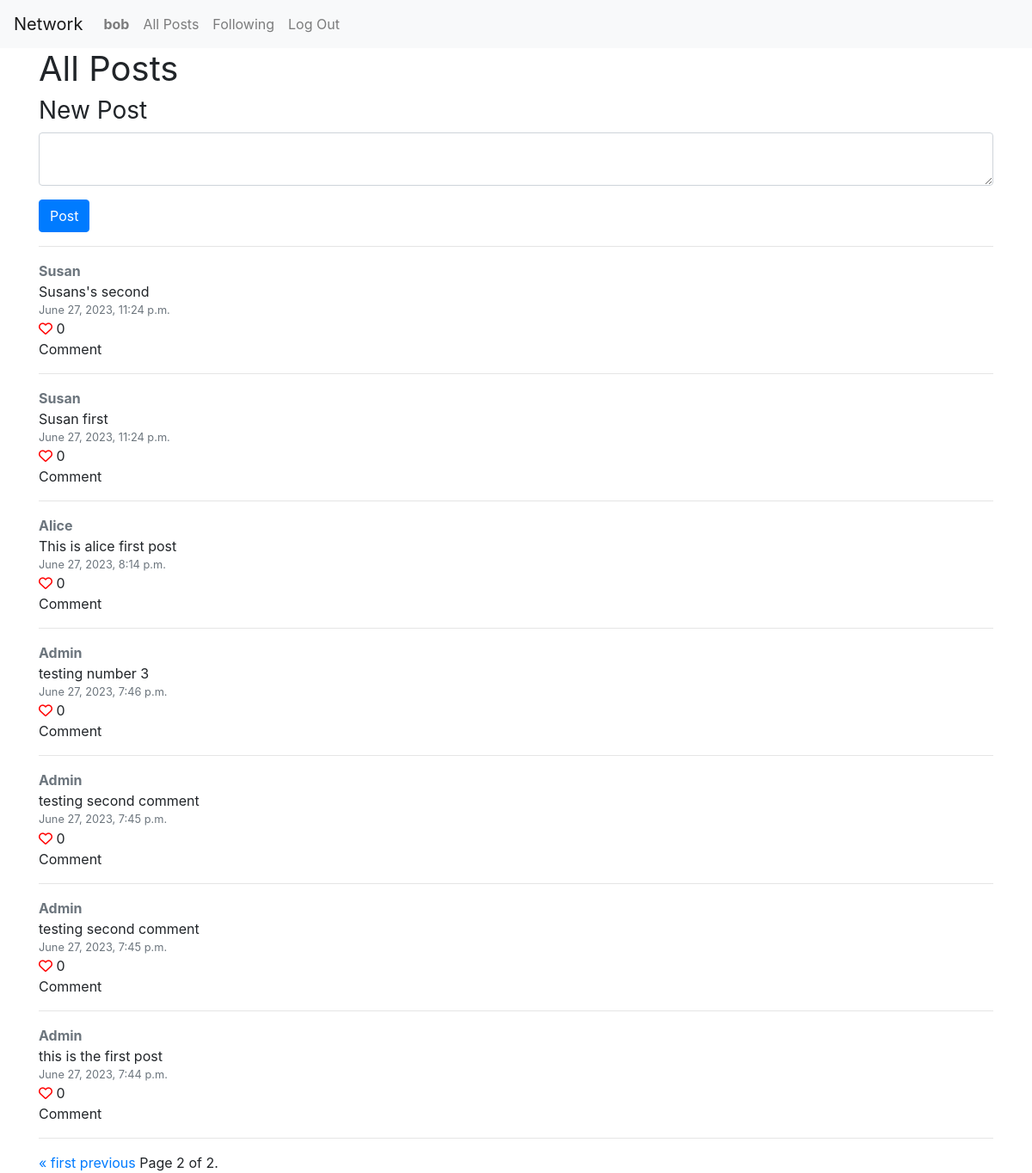
Screenshot of /?page=2 (signed in) with the database file from the repository.
### network/models.py (models this page shows, shortened)
class User(AbstractUser):
    pass

class Post(models.Model):
    content = models.TextField(verbose_name='')
    user = models.ForeignKey(User, on_delete=models.CASCADE)
    comment = models.ForeignKey(Comment, on_delete=models.CASCADE, blank=True, null=True)
    pub_date = models.DateTimeField(auto_now_add=True)
    likes = models.ManyToManyField(User, related_name="post_like", blank=True)
    class Meta:
        ordering = ["-pub_date"]

### network/views.py (the view, shortened to what this page needs)
# urls.py: path("", views.index, name="index"),
def index(request):
    form = PostForm()
    posts = Post.objects.order_by('-pub_date')
    preview_list = posts[:5]
    paginator = Paginator(posts, 10)
    page_number = request.GET.get("page")
    page_obj = paginator.get_page(page_number)
    return render(request, "network/index.html", {'form': form, 'preview_list': preview_list, 'page_obj': page_obj})

### network/forms.py
class PostForm(forms.ModelForm):
    class Meta:
        model = Post
        fields = ['content' ]
        widgets = {
            'content' : forms.Textarea(attrs={'rows': 2, 'class': 'form-control mb-2'})
        }

### network/templates/network/index.html (shortened to what this page needs)
{% extends "network/layout.html" %}
{% load static %}
{% load crispy_forms_tags %}
{% block body %}
    <div class="container">
        {% if request.user.is_authenticated %}
            <h1 class="fw_400">All Posts</h1>
            <p class="h3 fw_400">New Post</p>
            <form method="post">
                {{ form|crispy }}
                <button class="btn btn-primary" type="submit">Post</button>
            </form>
            <hr>
            {% for post in page_obj  %}
                <a href="{% url 'profile' post.user.profile.id %}" class="my-1 font-weight-bold text-secondary">{{post.user | capfirst }}</a>
                <p class="my-0">{{ post.content|truncatechars:100 }} {% if post.content.count > 100 %}...{% endif %}</p>
                <p class="my-0 text-muted small">{{post.pub_date}}</p>
                {% if request.user in post.likes.all %}
                    <i value="{{ post.id }}" id="heart" class="fa-solid fa-heart" style="color:#ff0000"></i>
                {% else %}
                    <i value="{{ post.id }}" id="heart" class="fa-regular fa-heart" style="color:#ff0000"></i>
                {% endif %}
            <span id="count">{{post.likes.count}}</span>
                <p class="my-0">Comment</p>
                <hr>
            {% endfor %}
            <div class="pagination">
                <span class="step-links">
                    {% if page_obj.has_previous %}
                        <a href="?page=1">&laquo; first</a>
                        <a href="?page={{ page_obj.previous_page_number }}">previous</a>
                    {% endif %}
                    <span class="current">
                        Page {{ page_obj.number }} of {{ page_obj.paginator.num_pages }}.
                    </span>
                    </span>
            </div>
        {% endif %}
    </div>
{% endblock %}

### network/templates/network/layout.html (shortened to what this page needs)
{% load static %}
<!DOCTYPE html>
<html lang="en">
    <head>
        <link rel="stylesheet" href="https://stackpath.bootstrapcdn.com/bootstrap/4.4.1/css/bootstrap.min.css">
        <link href="{% static 'network/styles.css' %}" rel="stylesheet">
    </head>
    <body>
        <nav class="navbar navbar-expand-lg navbar-light bg-light">
            <a class="navbar-brand" href="#">Network</a>
            <div>
              <ul class="navbar-nav mr-auto">
                {% if user.is_authenticated %}
                    <li class="nav-item">
                        <a class="nav-link" href="#"><strong>{{ user.username }}</strong></a>
                    </li>
                {% endif %}
                <li class="nav-item">
                  <a class="nav-link" href="{% url 'index' %}">All Posts</a>
                </li>
                {% if user.is_authenticated %}
                    <li class="nav-item">
                        <a class="nav-link" href="{% url 'following' %}">Following</a>
                    </li>
                    <li class="nav-item">
                        <a class="nav-link" href="{% url 'logout' %}">Log Out</a>
                    </li>
                {% endif %}
              </ul>
            </div>
          </nav>
        <div class="body">
            {% block body %}
            {% endblock %}
        </div>
    </body>
</html>

### network/static/network/styles.css (style rules this page uses)
.fw_400 { font-weight: 400; }

### rows the page displays
User: username "bob"
Post: user "Susan", content "Susans's second", pub_date "June 27, 2023, 11:24 p.m.", likes.count "0"
Post: user "Susan", content "Susan first", pub_date "June 27, 2023, 11:24 p.m.", likes.count "0"
Post: user "Alice", content "This is alice first post", pub_date "June 27, 2023, 8:14 p.m.", likes.count "0"
Post: user "Admin", content "testing number 3", pub_date "June 27, 2023, 7:46 p.m.", likes.count "0"
Post: user "Admin", content "testing second comment", pub_date "June 27, 2023, 7:45 p.m.", likes.count "0"
Post: user "Admin", content "testing second comment", pub_date "June 27, 2023, 7:45 p.m.", likes.count "0"
Post: user "Admin", content "this is the first post", pub_date "June 27, 2023, 7:44 p.m.", likes.count "0"

### other values shown
{{ page_obj.number }} "2"
{{ page_obj.paginator.num_pages }} "2"
